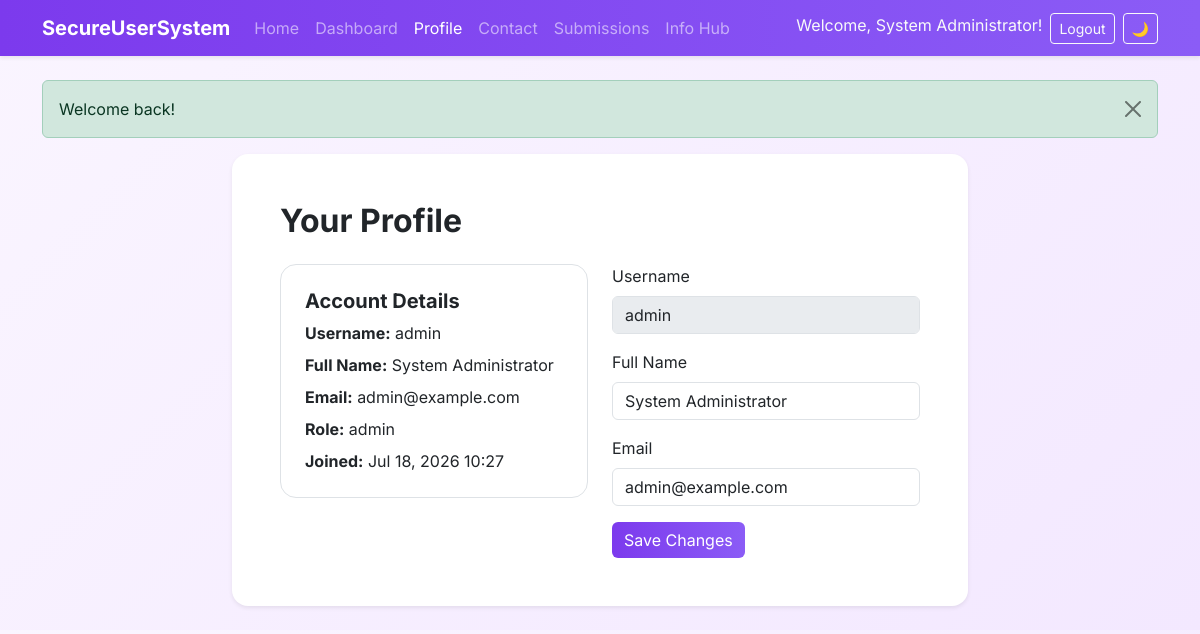
The app's page /profile.php (signed in) with its own data.
### tables this page shows
CREATE TABLE users (
    id INT PRIMARY KEY AUTO_INCREMENT,
    username VARCHAR(50) NOT NULL UNIQUE,
    fullname VARCHAR(100) NOT NULL,
    email VARCHAR(100) NOT NULL UNIQUE,
    password VARCHAR(255) NOT NULL,
    role ENUM('user', 'admin') NOT NULL DEFAULT 'user',
    created_at TIMESTAMP DEFAULT CURRENT_TIMESTAMP
);

### profile.php (the view, shortened to what this page needs)
<?php
include __DIR__ . '/includes/header.php';
$pdo = get_db();
$stmt = $pdo->prepare('SELECT id, username, fullname, email, role, created_at FROM users WHERE id = :id');
$stmt->execute([':id' => $_SESSION['user_id']]);
$user = $stmt->fetch();
?>
<div class="row justify-content-center">
    <div class="col-lg-8">
        <div class="card shadow-sm border-0 rounded-4">
            <div class="card-body p-5">
                <h2 class="fw-bold mb-4">Your Profile</h2>
                <div class="row g-4">
                    <div class="col-md-6">
                        <div class="border rounded-4 p-4">
                            <h5 class="fw-bold">Account Details</h5>
                            <p class="mb-2"><strong>Username:</strong> <?= e($user['username']) ?></p>
                            <p class="mb-2"><strong>Full Name:</strong> <?= e($user['fullname']) ?></p>
                            <p class="mb-2"><strong>Email:</strong> <?= e($user['email']) ?></p>
                            <p class="mb-2"><strong>Role:</strong> <?= e($user['role']) ?></p>
                            <p class="mb-0"><strong>Joined:</strong> <?= e(format_date($user['created_at'])) ?></p>
                        </div>
                    </div>
                    <div class="col-md-6">
                        <form method="post">
                            <div class="mb-3">
                                <label class="form-label">Username</label>
                                <input class="form-control" value="<?= e($user['username']) ?>" disabled>
                            </div>
                            <div class="mb-3">
                                <label class="form-label">Full Name</label>
                                <input type="text" name="fullname" class="form-control" value="<?= e($user['fullname']) ?>" required>
                            </div>
                            <div class="mb-3">
                                <label class="form-label">Email</label>
                                <input type="email" name="email" class="form-control" value="<?= e($user['email']) ?>" required>
                            </div>
                            <button type="submit" class="btn btn-primary">Save Changes</button>
                        </form>
                    </div>
                </div>
            </div>
        </div>
    </div>
</div>
<?php include __DIR__ . '/includes/footer.php'; ?>

### assets/css/style.css (style rules this page uses)
body { font-family: 'Inter', sans-serif; background: linear-gradient(135deg, #faf5ff 0%, #f3e8ff 100%); color: #233142; }
.card { transition: transform 0.2s ease, box-shadow 0.2s ease; }
.btn-primary { background: linear-gradient(90deg, #7c3aed 0%, #8b5cf6 100%); border: none; }

### records on screen
users: username "admin", fullname "System Administrator", email "admin@example.com", role "admin", created_at "Jul 18, 2026 10:27"

### other values on screen
$userName "System Administrator"
$_SESSION[$type] "Welcome back!"
